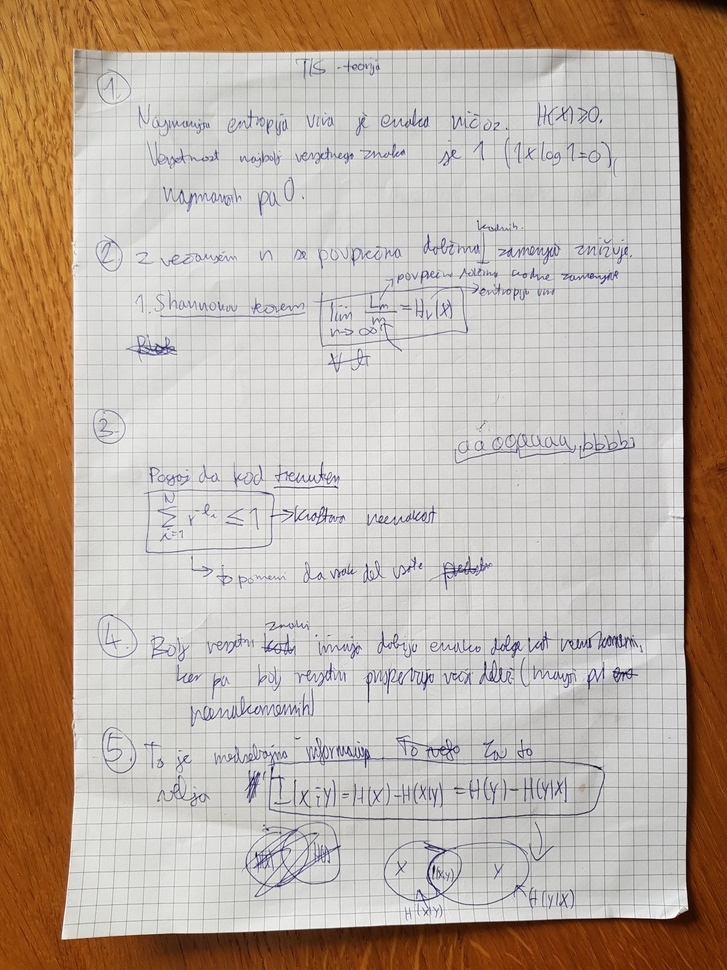
//> input picture image_processing/image_processing/list1.jpg, 727 x 970 px, shrunk from 3024 x 4032 before the run
$ ./hough   (built with g++ and OpenCV 4)
//> lines starting //> are read from the running program, lines starting //| are printed output that depends on the picture; after the words box and inside, x2 and y2 are one past the last pixel; in counts of white or black regions, pixels touching at a corner belong together
### image_processing/image_processing/stdafx.h
// stdafx.h : include file for standard system include files,
// or project specific include files that are used frequently, but
// are changed infrequently
//

#pragma once

#include "targetver.h"

#include <stdio.h>
#include <tchar.h>


// TODO: reference additional headers your program requires here

### image_processing/image_processing/hough.cpp
#include "stdafx.h"
#include <opencv2/imgproc.hpp>
#include <opencv2/highgui.hpp>
#include <iostream>

using namespace cv;
using namespace std;

#define WINDOW_NAME "Hough transform"

#define LINES_COLOR Scalar(0,255,0)
#define CIRCLES_COLOR Scalar(0,0,255)

int main(int argc, char** argv) {
	Mat src, gray, tmp, edges;

	src = imread("D:/Documents/Faks/ScanIt/image_processing/image_processing/list1.jpg", CV_LOAD_IMAGE_COLOR);
//> src is the input picture: 970 rows x 727 cols, CV_8UC3; mean B, G, R 159.7, 172.6, 188
	cvtColor(src, gray, CV_BGR2GRAY);
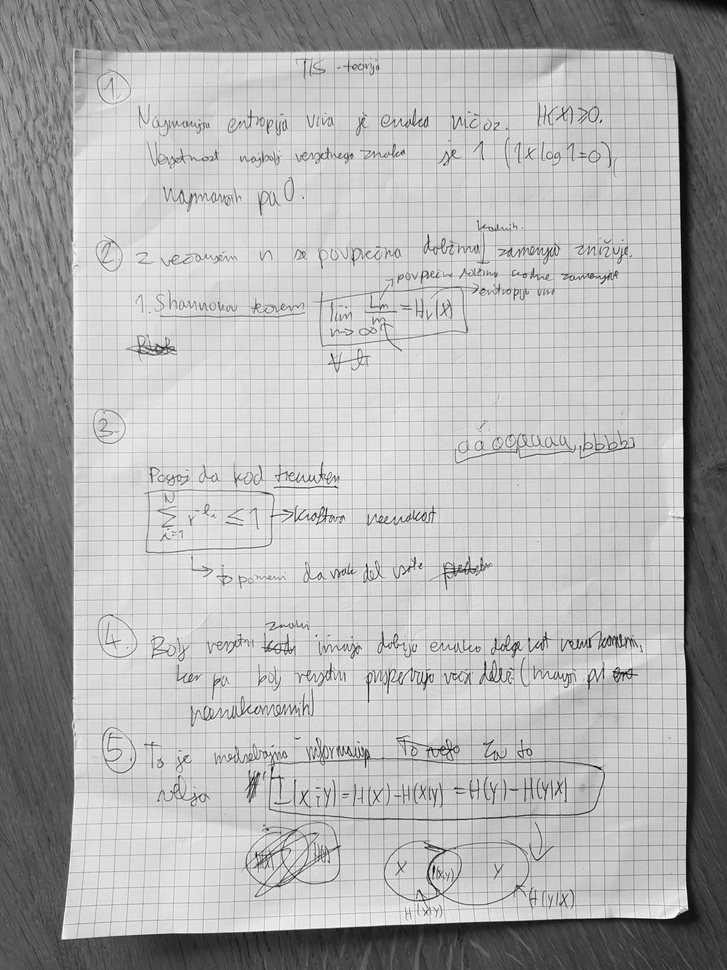
//> gray: 970 rows x 727 cols, CV_8UC1; min 0, max 255, mean 175.8

  GaussianBlur(gray, tmp, Size(9, 9), 2, 2 );

	Canny(tmp, edges, 50, 200, 3);
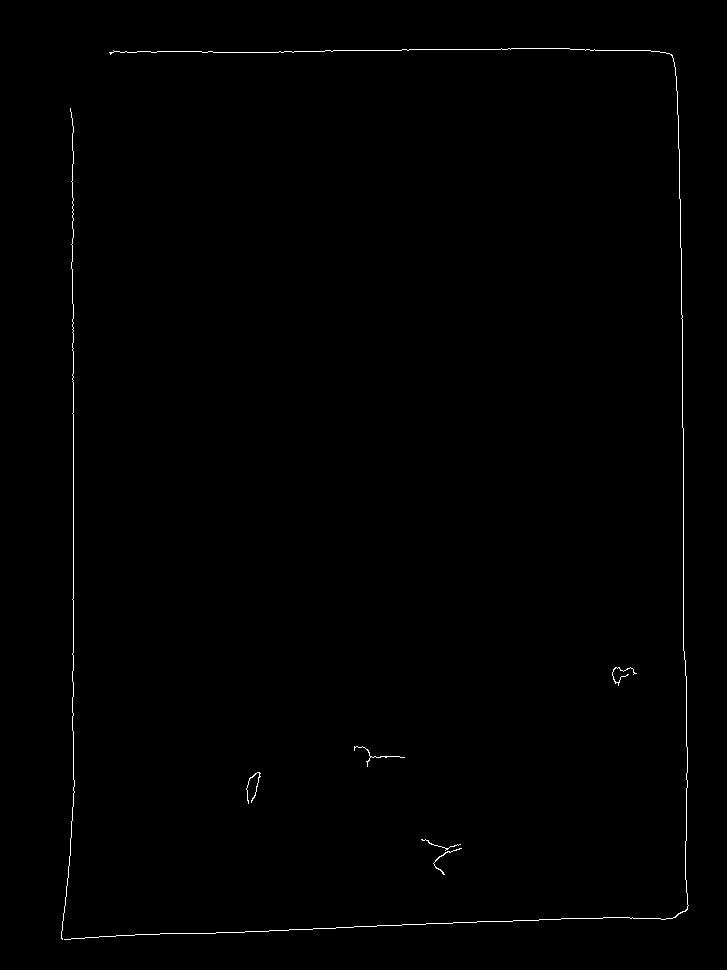
//> edges: 970 rows x 727 cols, CV_8UC1; 0.46% white in thin lines or dots, all inside (x1, y1, x2, y2) = (61, 48, 689, 940)

  vector<Vec4i> lines;
  vector<Vec3f> circles;

  HoughLinesP(edges, lines, 1, CV_PI / 180, 50, 50, 10 );
//> lines = 18 lines (x1, y1, x2, y2), first 8: [73, 670, 73, 304], [354, 926, 496, 921], [678, 115, 679, 198], [683, 650, 683, 428], [72, 303, 72, 164], [269, 930, 353, 927], [452, 49, 565, 48], [213, 52, 384, 50]
  //HoughCircles(tmp, circles, CV_HOUGH_GRADIENT, 1, tmp.rows / 8, 200, 100, 0, 0);

  for( size_t i = 0; i < lines.size(); i++ )
  {
    Vec4i l = lines[i];
    line( src, Point(l[0], l[1]), Point(l[2], l[3]), LINES_COLOR, 3, CV_AA);
  }
//> this loop made 18 passes
//> l on passes 1 to 12: [73, 670, 73, 304], [354, 926, 496, 921], [678, 115, 679, 198], [683, 650, 683, 428], [72, 303, 72, 164], [269, 930, 353, 927], [452, 49, 565, 48], [213, 52, 384, 50], [686, 746, 686, 676], [685, 879, 687, 747], [682, 427, 682, 315], [190, 933, 268, 931]
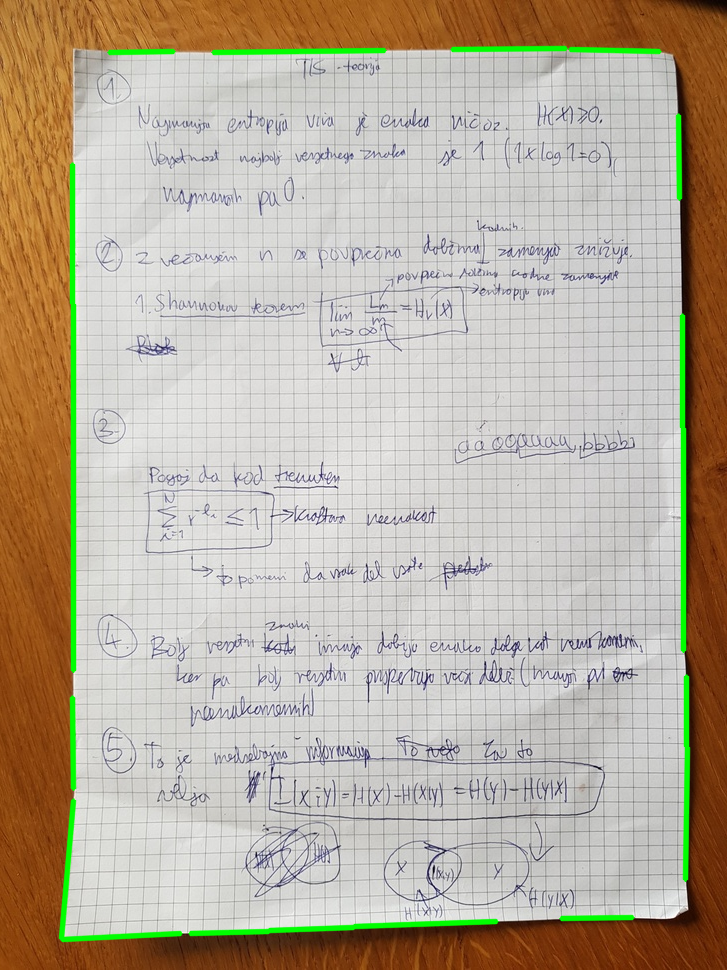
//> src: 970 rows x 727 cols, CV_8UC3; 2.32% of pixels changed, all inside (x1, y1, x2, y2) = (58, 45, 691, 943)

  for( size_t i = 0; i < circles.size(); i++ ) {
      Point center(round(circles[i][0]), round(circles[i][1]));
      int radius = round(circles[i][2]);
      circle(src, center, radius, CIRCLES_COLOR, 3, 8, 0);
   }
  namedWindow(WINDOW_NAME, WINDOW_AUTOSIZE);
  imshow(WINDOW_NAME, src);

  waitKey(0);
  return 0;

}

$ run again, with image_processing/image_processing/list2.jpg copied over image_processing/image_processing/list1.jpg
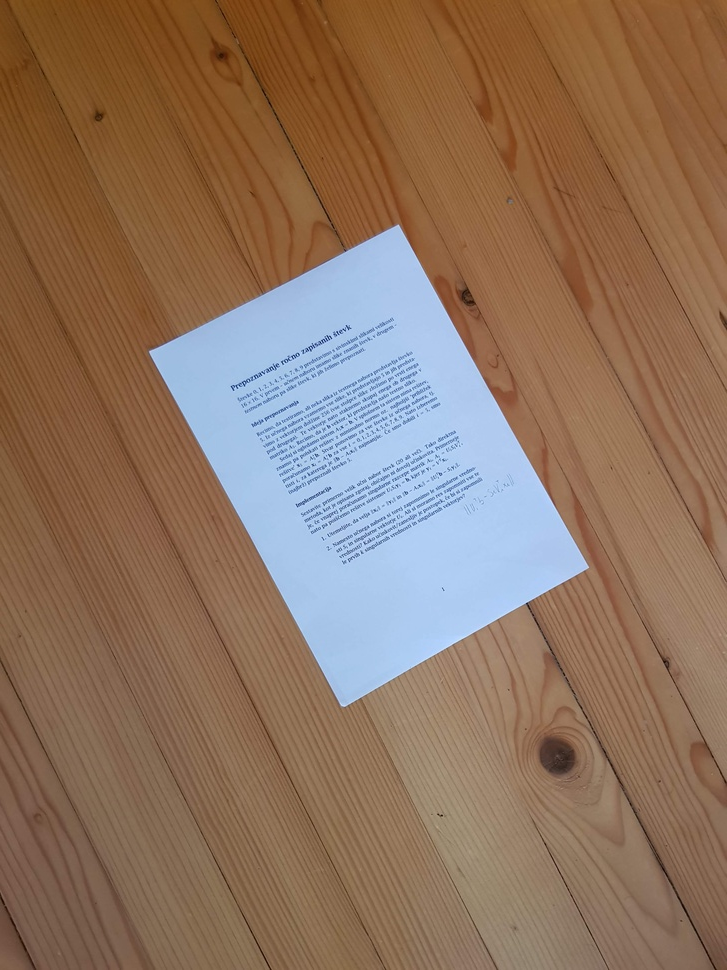
//> input picture image_processing/image_processing/list2.jpg, 727 x 970 px, shrunk from 3024 x 4032 before the run
//> src is the input picture: 970 rows x 727 cols, CV_8UC3; mean B, G, R 95.3, 115, 141.9
//> `Canny(tmp, edges, 50, 200, 3);`:
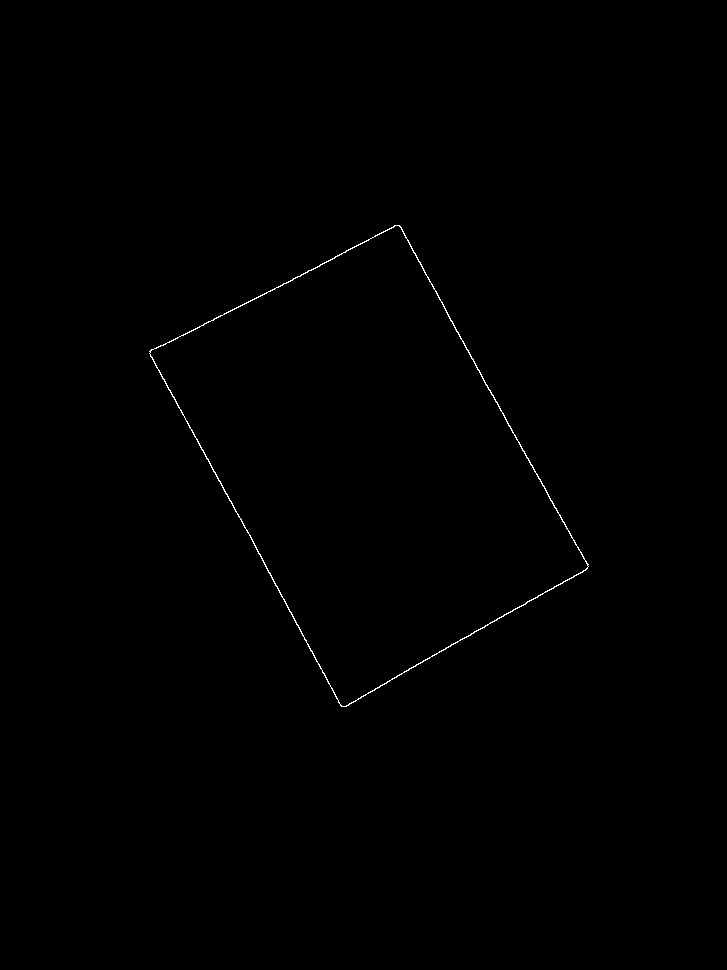
//> edges: 970 rows x 727 cols, CV_8UC1; 0.25% white in thin lines or dots, all inside (x1, y1, x2, y2) = (149, 225, 589, 707)
//> lines = 9 lines (x1, y1, x2, y2), first 8: [398, 225, 587, 565], [149, 351, 397, 225], [149, 353, 260, 554], [345, 706, 547, 590], [188, 425, 299, 627], [265, 566, 334, 692], [496, 620, 587, 568], [163, 345, 334, 258]
//> the loop `for( size_t i = 0; i < lines.size(); i++ )` made 9 passes
//> after the loop `for( size_t i = 0; i < lines.size(); i++ )`:
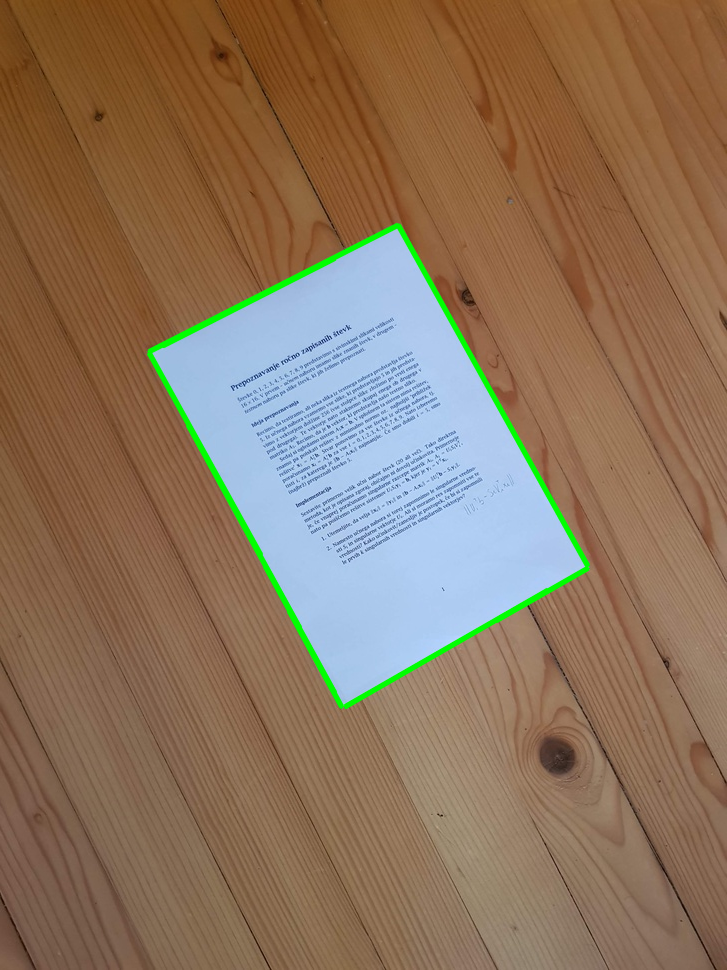
//> src: 970 rows x 727 cols, CV_8UC3; 1.34% of pixels changed, all inside (x1, y1, x2, y2) = (146, 222, 591, 710)

$ run again, with image_processing/image_processing/list3.jpg copied over image_processing/image_processing/list1.jpg
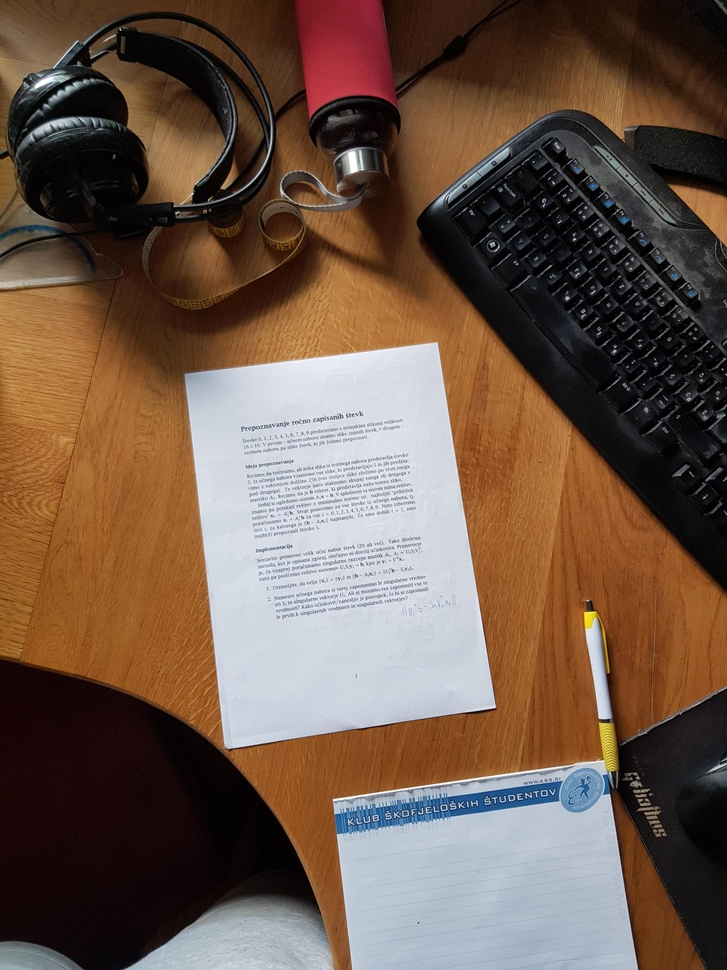
//> input picture image_processing/image_processing/list3.jpg, 727 x 970 px, shrunk from 3024 x 4032 before the run
//> src is the input picture: 970 rows x 727 cols, CV_8UC3; mean B, G, R 74.2, 88.4, 110.6
//> `Canny(tmp, edges, 50, 200, 3);`:
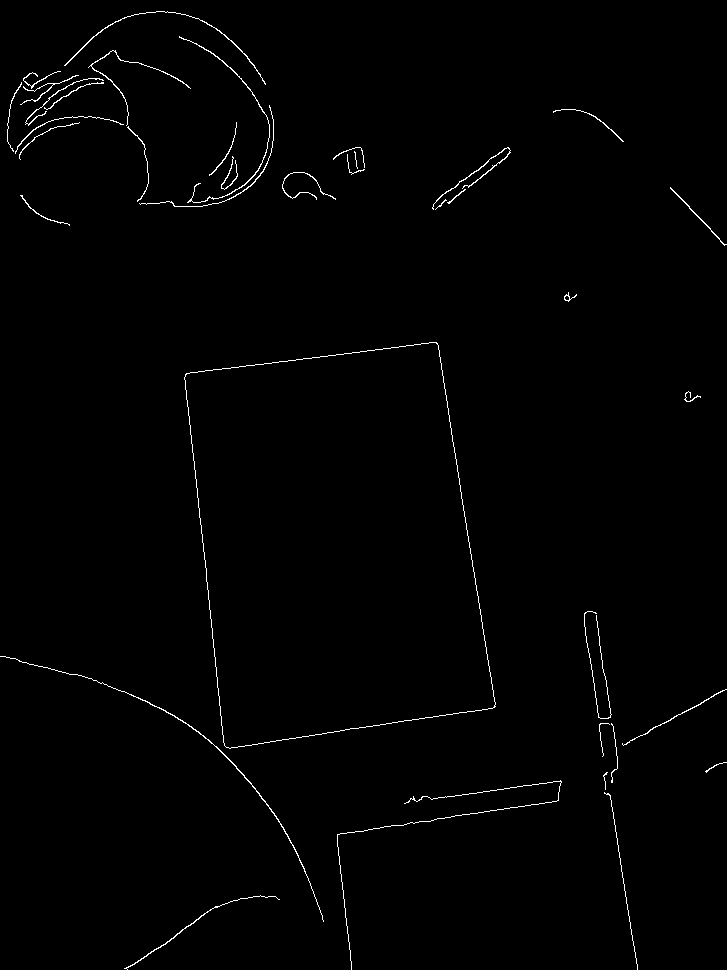
//> edges: 970 rows x 727 cols, CV_8UC1; 0.89% white in thin lines or dots
//> lines = 21 lines (x1, y1, x2, y2), first 8: [438, 345, 495, 706], [185, 374, 225, 756], [186, 373, 436, 342], [610, 795, 637, 969], [337, 835, 558, 800], [431, 799, 560, 781], [219, 750, 344, 730], [327, 732, 487, 709]
//> the loop `for( size_t i = 0; i < lines.size(); i++ )` made 21 passes
//> after the loop `for( size_t i = 0; i < lines.size(); i++ )`:
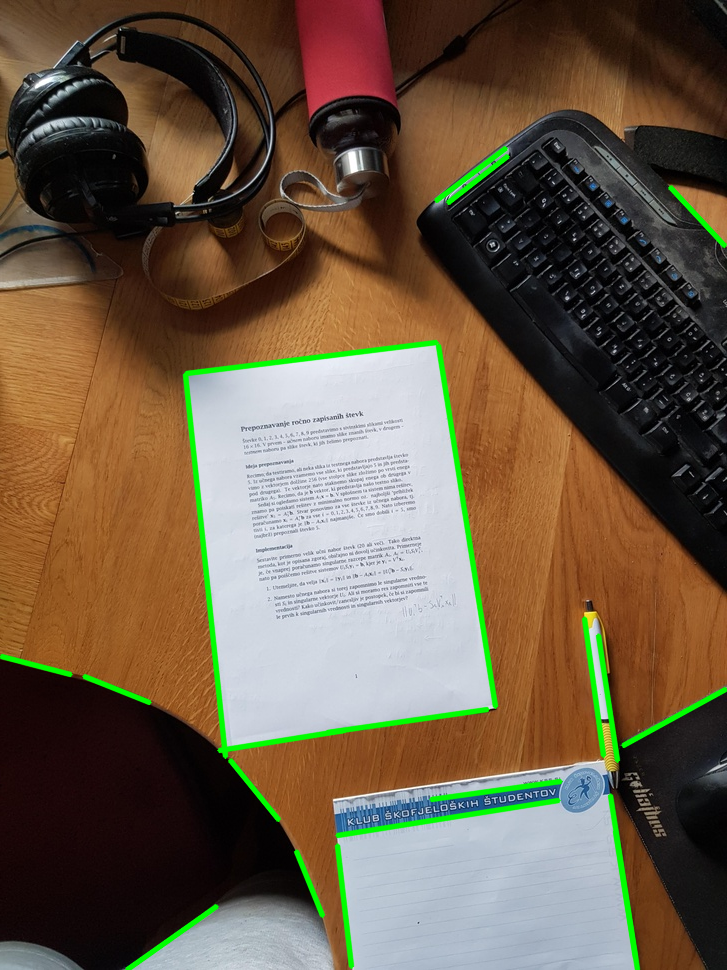
//> src: 970 rows x 727 cols, CV_8UC3; 2.93% of pixels changed, all inside (x1, y1, x2, y2) = (0, 145, 727, 970)

$ run again, with image_processing/image_processing/list4.jpg copied over image_processing/image_processing/list1.jpg
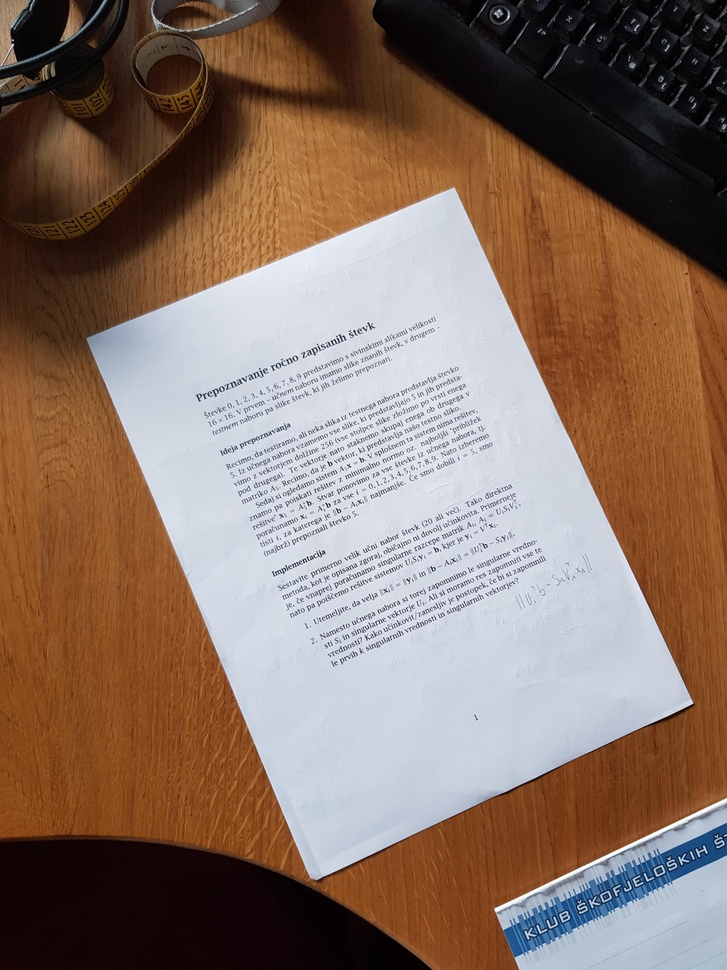
//> input picture image_processing/image_processing/list4.jpg, 727 x 970 px, shrunk from 3024 x 4032 before the run
//> src is the input picture: 970 rows x 727 cols, CV_8UC3; mean B, G, R 99.9, 112.6, 135.2
//> `Canny(tmp, edges, 50, 200, 3);`:
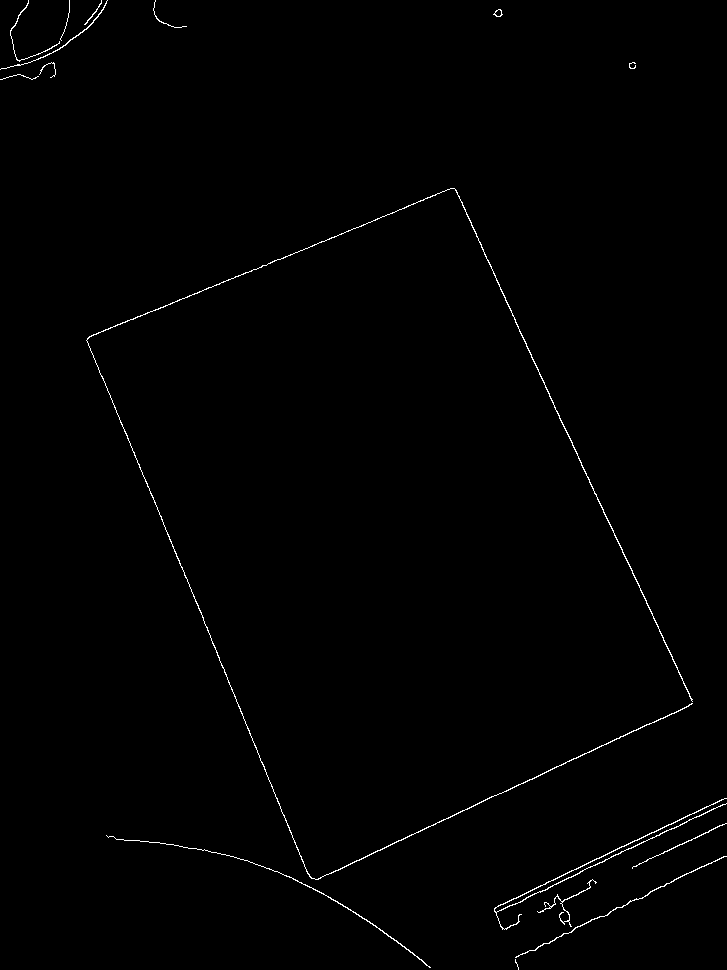
//> edges: 970 rows x 727 cols, CV_8UC1; 0.66% white in thin lines or dots
//> lines = 25 lines (x1, y1, x2, y2), first 8: [496, 280, 692, 701], [304, 884, 691, 704], [89, 336, 377, 219], [187, 579, 296, 847], [596, 494, 692, 699], [648, 893, 724, 856], [494, 908, 634, 840], [496, 913, 671, 828]
//> the loop `for( size_t i = 0; i < lines.size(); i++ )` made 25 passes
//> after the loop `for( size_t i = 0; i < lines.size(); i++ )`:
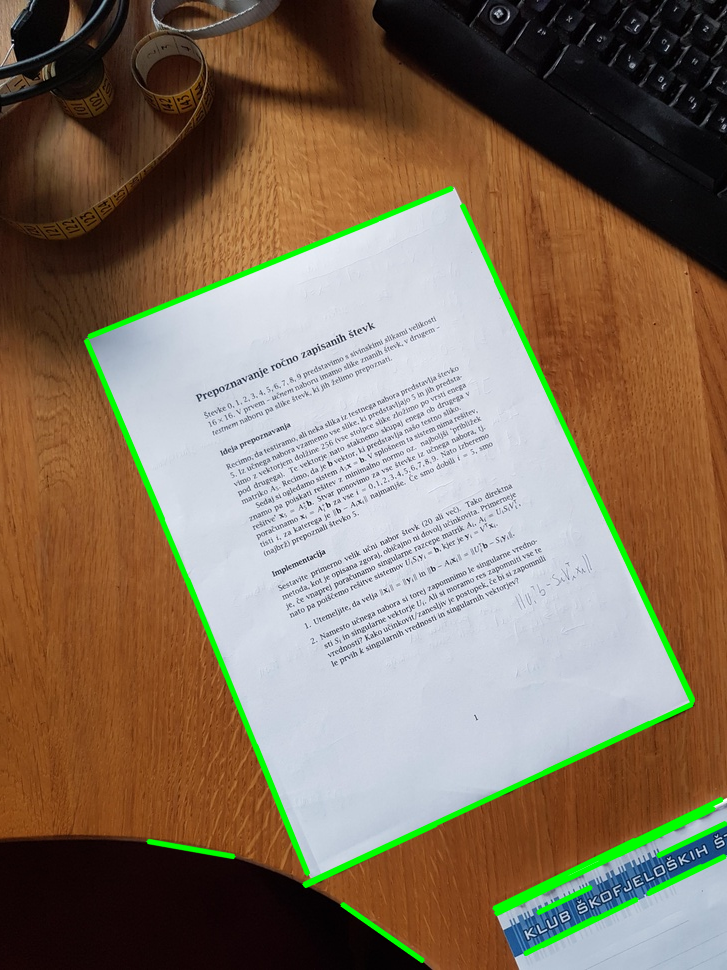
//> src: 970 rows x 727 cols, CV_8UC3; 2.91% of pixels changed, all inside (x1, y1, x2, y2) = (83, 185, 727, 964)
